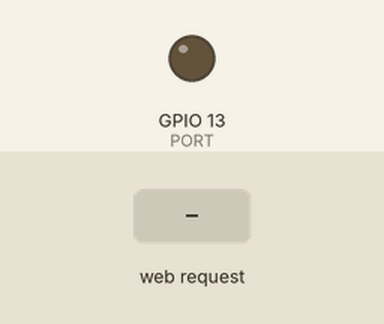
Simulated run of this sketch. Board: ESP32. Parts: output pins drawn as LEDs (lit = HIGH). The inputs (shaded band) are chosen by the test bench. WiFi joins after 1.5 s; servers stay silent unless stated; what the sketch prints to the serial monitor is not drawn.

Above: at 2.8 s.
2.9 s: HTTP request GET /13/on received
At 3.7 s:
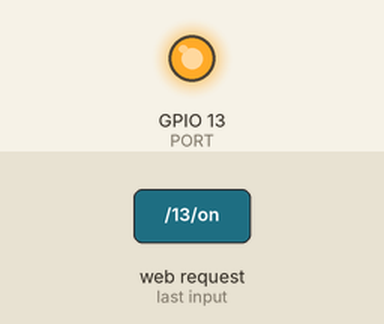
4.4 s: HTTP request GET /13/off received
At 4.8 s:
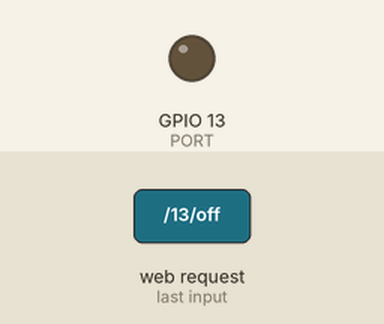
Timing chart, 0 to 7.4 s (numbered marks = the images above; inputs shaded):
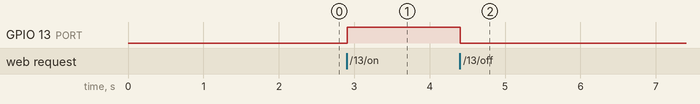

The sketch:

laser-web.ino
```cpp
#include <ETH.h>
#include <WiFi.h>
#include <WiFiAP.h>
#include <WiFiClient.h>
#include <WiFiGeneric.h>
#include <WiFiMulti.h>
#include <WiFiScan.h>
#include <WiFiServer.h>
#include <WiFiSTA.h>
#include <WiFiType.h>
#include <WiFiUdp.h>

#include <dummy.h>

const int PORT = 13;
int level = LOW;

const char* ssid = "taliganetmb 3";
const char* password = "Miu321Miu";

WiFiServer server(80);
const long TIMEOUT_TIME = 2000;


void dumpAP() {
  Serial.println("scan start");

  // WiFi.scanNetworks will return the number of networks found
  int n = WiFi.scanNetworks();
  Serial.println("scan done");
  if (n == 0) {
      Serial.println("no networks found");
  } else {
    Serial.print(n);
    Serial.println(" networks found");
    for (int i = 0; i < n; ++i) {
      // Print SSID and RSSI for each network found
      Serial.print(i + 1);
      Serial.print(": ");
      Serial.print(WiFi.SSID(i));
      Serial.print(" (");
      Serial.print(WiFi.RSSI(i));
      Serial.print(")");
      Serial.println((WiFi.encryptionType(i) == WIFI_AUTH_OPEN)?" ":"*");
      delay(10);
    }
  }
  Serial.println("");
}

void setupWifi() {
  // Connect to Wi-Fi network with SSID and password
  WiFi.mode(WIFI_STA);
  WiFi.disconnect();
  delay(100);

  WiFi.persistent(false);
  WiFi.disconnect();
  WiFi.mode(WIFI_OFF);
  WiFi.mode(WIFI_STA);
  WiFi.setAutoConnect(false);
  WiFi.setAutoReconnect(true);
  WiFi.enableLongRange(true);
  WiFi.setTxPower(WIFI_POWER_19_5dBm);

  Serial.print("MAC: ");
  Serial.println(WiFi.macAddress());
}

void connectWifi() {
  setupWifi();
//  dumpAP();


  Serial.print("Connecting to ");
  Serial.println(ssid);
  WiFi.begin(ssid, password);
  int status;
  Serial.print("Status: ");
  while (status = WiFi.status() != WL_CONNECTED) {
    Serial.print(status);
    Serial.print(",");
    delay(250);
  }
  Serial.println(status);
  Serial.println("");
  Serial.println("WiFi connected.");
  Serial.println("IP address: ");
  Serial.println(WiFi.localIP());
  server.begin();
}


void setup() {
  // put your setup code here, to run once:
  Serial.begin(115200);
  pinMode(PORT, OUTPUT);

  connectWifi();
}

void loop() {
  WiFiClient client = server.available();   // Listen for incoming clients

  if (client) {
     handleClient(client);
     digitalWrite(PORT, level);
  }
}

void processHeader(String header) {
  // turns the GPIOs on and off
  if (header.indexOf("GET /13/on") >= 0) {
    Serial.println("GPIO 13 on");
    level = HIGH;
  } else if (header.indexOf("GET /13/off") >= 0) {
    Serial.println("GPIO 13 off");
    level = LOW;
  }
}

void writeResponse(WiFiClient client) {
  client.println("HTTP/1.1 200 OK");
  client.println("Content-type:text/html");
  client.println("Connection: close");
  client.println();

  // Display the HTML web page
  client.println("<!DOCTYPE html><html>");
  client.println("<head><meta name=\"viewport\" content=\"width=device-width, initial-scale=1\">");
  client.println("<link rel=\"icon\" href=\"data:,\">");
  // CSS to style the on/off buttons
  // Feel free to change the background-color and font-size attributes to fit your preferences
  client.println("<style>html { font-family: Helvetica; display: inline-block; margin: 0px auto; text-align: center;}");
  client.println(".button { background-color: #4CAF50; border: none; color: white; padding: 16px 40px;");
  client.println("text-decoration: none; font-size: 30px; margin: 2px; cursor: pointer;}");
  client.println(".button2 {background-color: #555555;}</style></head>");

  // Web Page Heading
  client.println("<body><h1>ESP32 Web Server</h1>");

  // Display current state, and ON/OFF buttons for GPIO 26
  client.print("<p>GPIO 13 - State ");
  if(level == HIGH) {
    client.print("ON");
  } else {
    client.print("OFF");
  }
  client.println("</p>");
  // If the output26State is off, it displays the ON button
  if (level==LOW) {
    client.println("<p><a href=\"/13/on\"><button class=\"button\">ON</button></a></p>");
  } else {
    client.println("<p><a href=\"/13/off\"><button class=\"button button2\">OFF</button></a></p>");
  }
  client.println("</body></html>");

  // The HTTP response ends with another blank line
  client.println();
}

void handleClient(WiFiClient client)
{
  unsigned long currentTime = millis();
  unsigned long previousTime = currentTime;
  String header = "";
  Serial.println("New Client.");          // print a message out in the serial port
  String currentLine = "";                // make a String to hold incoming data from the client
  while (client.connected() && currentTime - previousTime <= TIMEOUT_TIME) {  // loop while the client's connected
    currentTime = millis();
    if (client.available()) {             // if there's bytes to read from the client,
      char c = client.read();             // read a byte, then
      Serial.write(c);                    // print it out the serial monitor
      header += c;
      if (c == '\n') {                    // if the byte is a newline character
        // if the current line is blank, you got two newline characters in a row.
        // that's the end of the client HTTP request, so send a response:
        if (currentLine.length() == 0) {
          // HTTP headers always start with a response code (e.g. HTTP/1.1 200 OK)
          // and a content-type so the client knows what's coming, then a blank line:
          processHeader(header);
          writeResponse(client);
          break;
        } else { // if you got a newline, then clear currentLine
          currentLine = "";
        }
      } else if (c != '\r') {  // if you got anything else but a carriage return character,
        currentLine += c;      // add it to the end of the currentLine
      }
    }
  }
  // Close the connection
  client.stop();
  Serial.println("Client disconnected.");
  Serial.println("");
}
```

Measured:
- after the input at 2.9 s, GPIO 13 (PORT): LOW → HIGH at once
- after the input at 4.4 s, GPIO 13 (PORT): HIGH → LOW at once
